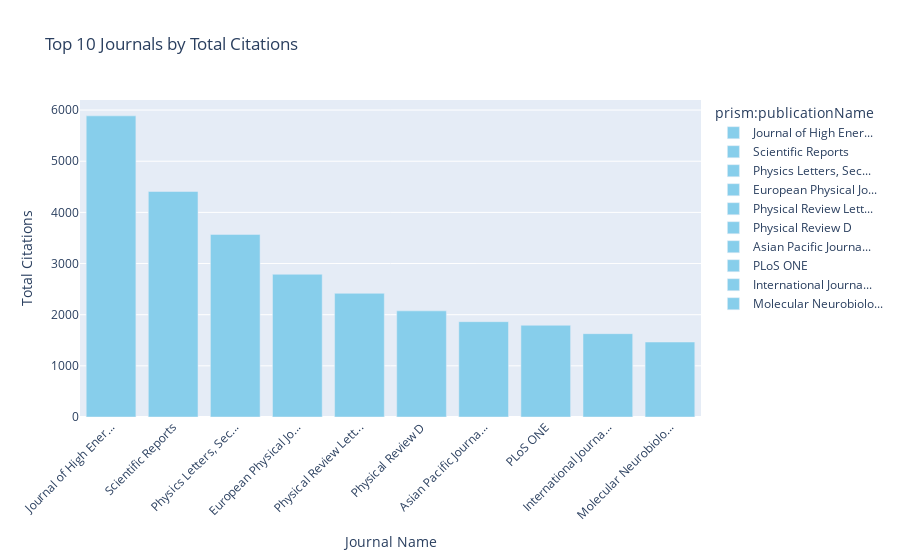
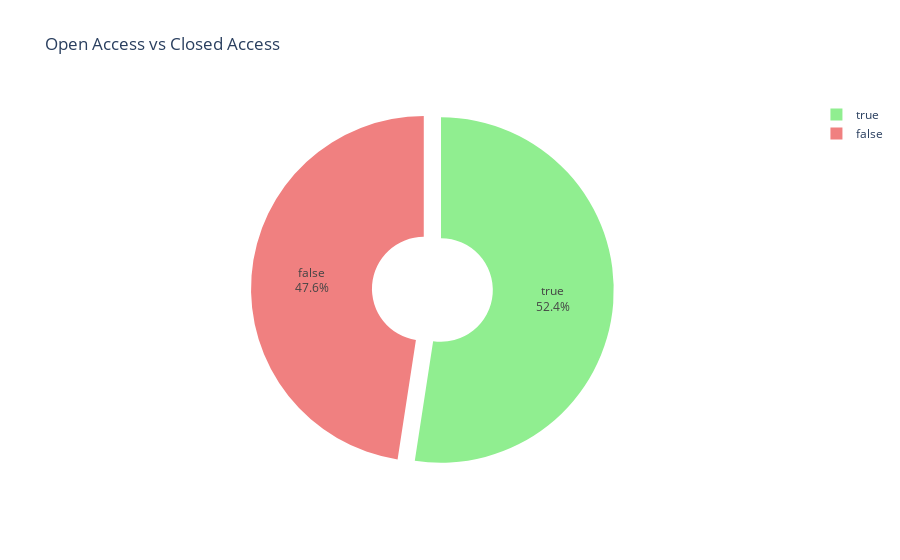

The code cell stored with these charts, in order, in its notebook:
### Code cell
def analyze_top_cited_journals(data, top_n=10):
    """
    Analyze and visualize the top-cited journals, handling long text labels.

    Parameters:
        data (DataFrame): The dataset containing journal and citation data.
        top_n (int): The number of top-cited journals to visualize.
    Returns:
        None: Displays a bar chart of top-cited journals.
    """
    # Identify top-cited journals
    top_cited = data.groupby('prism:publicationName')['citedby-count'].sum().sort_values(ascending=False).head(top_n)
    
    # Truncate or format long journal names

    top_cited.index = top_cited.index.map(str)
    top_cited.index = top_cited.index.map(lambda x: x[:20] + "..." if len(x) > 20 else x)
    print(top_cited.index)
    # Plot the top-cited journals
    fig = px.bar(
        top_cited,
        x=top_cited.index,
        y=top_cited.values,
        labels={'x': 'Journal Name', 'y': 'Total Citations'},
        title=f"Top {top_n} Journals by Total Citations",
        color=top_cited.index,
        color_discrete_sequence=['skyblue']
    )
    fig.update_layout(
        xaxis_title="Journal Name",
        yaxis_title="Total Citations",
        xaxis_tickangle=-45,
        xaxis=dict(tickmode='array', tickvals=top_cited.index),
    )
    fig.show()

def analyze_open_access_trends(data):
    """
    Analyze and visualize the open-access trends.

    Parameters:
        data (DataFrame): The dataset containing open-access flag data.

    Returns:
        None: Displays a pie chart of open-access vs closed access trends.
    """ 
    # Analyze open-access trends
    open_access_trends = data['openaccessFlag'].value_counts()

    # Plot open-access trends
    fig = px.pie(
        names=open_access_trends.index,
        values=open_access_trends.values,
        title="Open Access vs Closed Access",
        color=open_access_trends.index,
        color_discrete_sequence=['lightgreen', 'lightcoral'],
        hole=0.3
    )
    fig.update_traces(textinfo='percent+label', pull=[0, 0.1])
    fig.show()


def analyze_funding_agency_counts(data, top_n=10):
    """
    Display the top funding agencies by count.

    Parameters:
        data (DataFrame): The dataset containing funding agency data.
        top_n (int): The number of top funding agencies to display.

    Returns:
        None: Prints the top funding agencies by count.
    """
    # Explore funding patterns
    funding_counts = data['Funding Agencies'].value_counts().head(top_n)

    print(f"Top {top_n} Funding Agencies by Count:")
    print(funding_counts)


# Usage example
# Call each function with the dataset
analyze_top_cited_journals(data, top_n=10)
analyze_open_access_trends(data)
analyze_funding_agency_counts(data, top_n=10)

### Figure 1 — Plotly figure (JSON) as saved in the notebook; plotly's stock layout.template omitted (floating-point values rounded to 4 significant figures)
{"data": [{"alignmentgroup": "True", "hovertemplate": "prism:publicationName=%{x}<br>Total Citations=%{y}<extra></extra>", "legendgroup": "Journal of High Ener...", "marker": {"color": "skyblue", "pattern": {"shape": ""}}, "name": "Journal of High Ener...", "offsetgroup": "Journal of High Ener...", "orientation": "v", "showlegend": true, "textposition": "auto", "type": "bar", "x": ["Journal of High Ener..."], "xaxis": "x", "y": [5887], "yaxis": "y"}, {"alignmentgroup": "True", "hovertemplate": "prism:publicationName=%{x}<br>Total Citations=%{y}<extra></extra>", "legendgroup": "Scientific Reports", "marker": {"color": "skyblue", "pattern": {"shape": ""}}, "name": "Scientific Reports", "offsetgroup": "Scientific Reports", "orientation": "v", "showlegend": true, "textposition": "auto", "type": "bar", "x": ["Scientific Reports"], "xaxis": "x", "y": [4409], "yaxis": "y"}, {"alignmentgroup": "True", "hovertemplate": "prism:publicationName=%{x}<br>Total Citations=%{y}<extra></extra>", "legendgroup": "Physics Letters, Sec...", "marker": {"color": "skyblue", "pattern": {"shape": ""}}, "name": "Physics Letters, Sec...", "offsetgroup": "Physics Letters, Sec...", "orientation": "v", "showlegend": true, "textposition": "auto", "type": "bar", "x": ["Physics Letters, Sec..."], "xaxis": "x", "y": [3570], "yaxis": "y"}, {"alignmentgroup": "True", "hovertemplate": "prism:publicationName=%{x}<br>Total Citations=%{y}<extra></extra>", "legendgroup": "European Physical Jo...", "marker": {"color": "skyblue", "pattern": {"shape": ""}}, "name": "European Physical Jo...", "offsetgroup": "European Physical Jo...", "orientation": "v", "showlegend": true, "textposition": "auto", "type": "bar", "x": ["European Physical Jo..."], "xaxis": "x", "y": [2790], "yaxis": "y"}, {"alignmentgroup": "True", "hovertemplate": "prism:publicationName=%{x}<br>Total Citations=%{y}<extra></extra>", "legendgroup": "Physical Review Lett...", "marker": {"color": "skyblue", "pattern": {"shape": ""}}, "name": "Physical Review Lett...", "offsetgroup": "Physical Review Lett...", "orientation": "v", "showlegend": true, "textposition": "auto", "type": "bar", "x": ["Physical Review Lett..."], "xaxis": "x", "y": [2418], "yaxis": "y"}, {"alignmentgroup": "True", "hovertemplate": "prism:publicationName=%{x}<br>Total Citations=%{y}<extra></extra>", "legendgroup": "Physical Review D", "marker": {"color": "skyblue", "pattern": {"shape": ""}}, "name": "Physical Review D", "offsetgroup": "Physical Review D", "orientation": "v", "showlegend": true, "textposition": "auto", "type": "bar", "x": ["Physical Review D"], "xaxis": "x", "y": [2075], "yaxis": "y"}, {"alignmentgroup": "True", "hovertemplate": "prism:publicationName=%{x}<br>Total Citations=%{y}<extra></extra>", "legendgroup": "Asian Pacific Journa...", "marker": {"color": "skyblue", "pattern": {"shape": ""}}, "name": "Asian Pacific Journa...", "offsetgroup": "Asian Pacific Journa...", "orientation": "v", "showlegend": true, "textposition": "auto", "type": "bar", "x": ["Asian Pacific Journa..."], "xaxis": "x", "y": [1864], "yaxis": "y"}, {"alignmentgroup": "True", "hovertemplate": "prism:publicationName=%{x}<br>Total Citations=%{y}<extra></extra>", "legendgroup": "PLoS ONE", "marker": {"color": "skyblue", "pattern": {"shape": ""}}, "name": "PLoS ONE", "offsetgroup": "PLoS ONE", "orientation": "v", "showlegend": true, "textposition": "auto", "type": "bar", "x": ["PLoS ONE"], "xaxis": "x", "y": [1793], "yaxis": "y"}, {"alignmentgroup": "True", "hovertemplate": "prism:publicationName=%{x}<br>Total Citations=%{y}<extra></extra>", "legendgroup": "International Journa...", "marker": {"color": "skyblue", "pattern": {"shape": ""}}, "name": "International Journa...", "offsetgroup": "International Journa...", "orientation": "v", "showlegend": true, "textposition": "auto", "type": "bar", "x": ["International Journa..."], "xaxis": "x", "y": [1629], "yaxis": "y"}, {"alignmentgroup": "True", "hovertemplate": "prism:publicationName=%{x}<br>Total Citations=%{y}<extra></extra>", "legendgroup": "Molecular Neurobiolo...", "marker": {"color": "skyblue", "pattern": {"shape": ""}}, "name": "Molecular Neurobiolo...", "offsetgroup": "Molecular Neurobiolo...", "orientation": "v", "showlegend": true, "textposition": "auto", "type": "bar", "x": ["Molecular Neurobiolo..."], "xaxis": "x", "y": [1466], "yaxis": "y"}], "layout": {"barmode": "relative", "legend": {"title": {"text": "prism:publicationName"}, "tracegroupgap": 0}, "title": {"text": "Top 10 Journals by Total Citations"}, "xaxis": {"anchor": "y", "categoryarray": ["Journal of High Ener...", "Scientific Reports", "Physics Letters, Sec...", "European Physical Jo...", "Physical Review Lett...", "Physical Review D", "Asian Pacific Journa...", "PLoS ONE", "International Journa...", "Molecular Neurobiolo..."], "categoryorder": "array", "domain": [0, 1], "tickangle": -45, "tickmode": "array", "tickvals": ["Journal of High Ener...", "Scientific Reports", "Physics Letters, Sec...", "European Physical Jo...", "Physical Review Lett...", "Physical Review D", "Asian Pacific Journa...", "PLoS ONE", "International Journa...", "Molecular Neurobiolo..."], "title": {"text": "Journal Name"}}, "yaxis": {"anchor": "x", "domain": [0, 1], "title": {"text": "Total Citations"}}}}

### Figure 2 — Plotly figure (JSON) as saved in the notebook; plotly's stock layout.template omitted (floating-point values rounded to 4 significant figures)
{"data": [{"customdata": [[true], [false]], "domain": {"x": [0, 1], "y": [0, 1]}, "hole": 0.3, "hovertemplate": "label=%{label}<br>value=%{value}<br>color=%{customdata[0]}<extra></extra>", "labels": [true, false], "legendgroup": "", "marker": {"colors": ["lightgreen", "lightcoral"]}, "name": "", "pull": [0, 0.1], "showlegend": true, "textinfo": "percent+label", "type": "pie", "values": [9280, 8422]}], "layout": {"legend": {"tracegroupgap": 0}, "piecolorway": ["lightgreen", "lightcoral"], "title": {"text": "Open Access vs Closed Access"}}}
